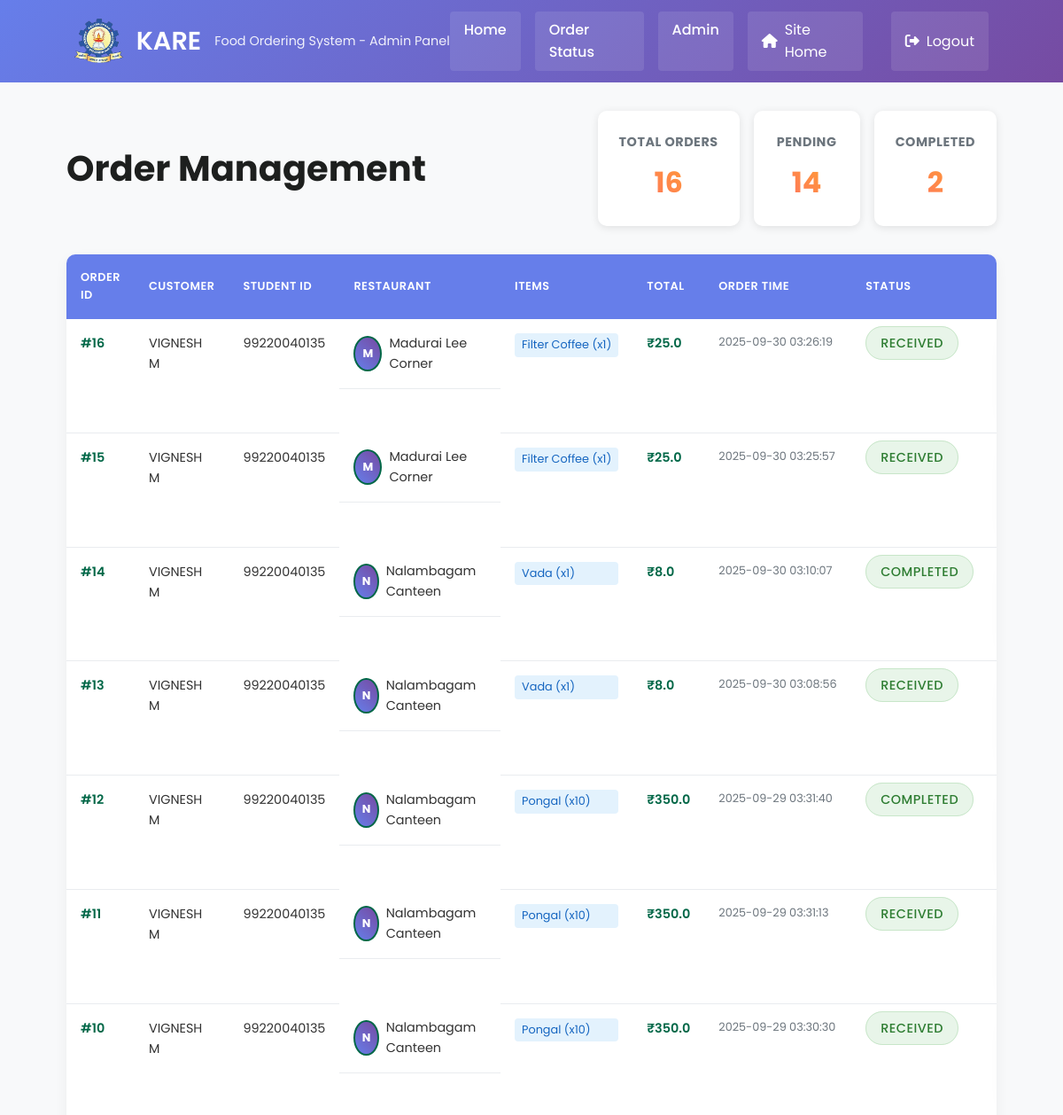
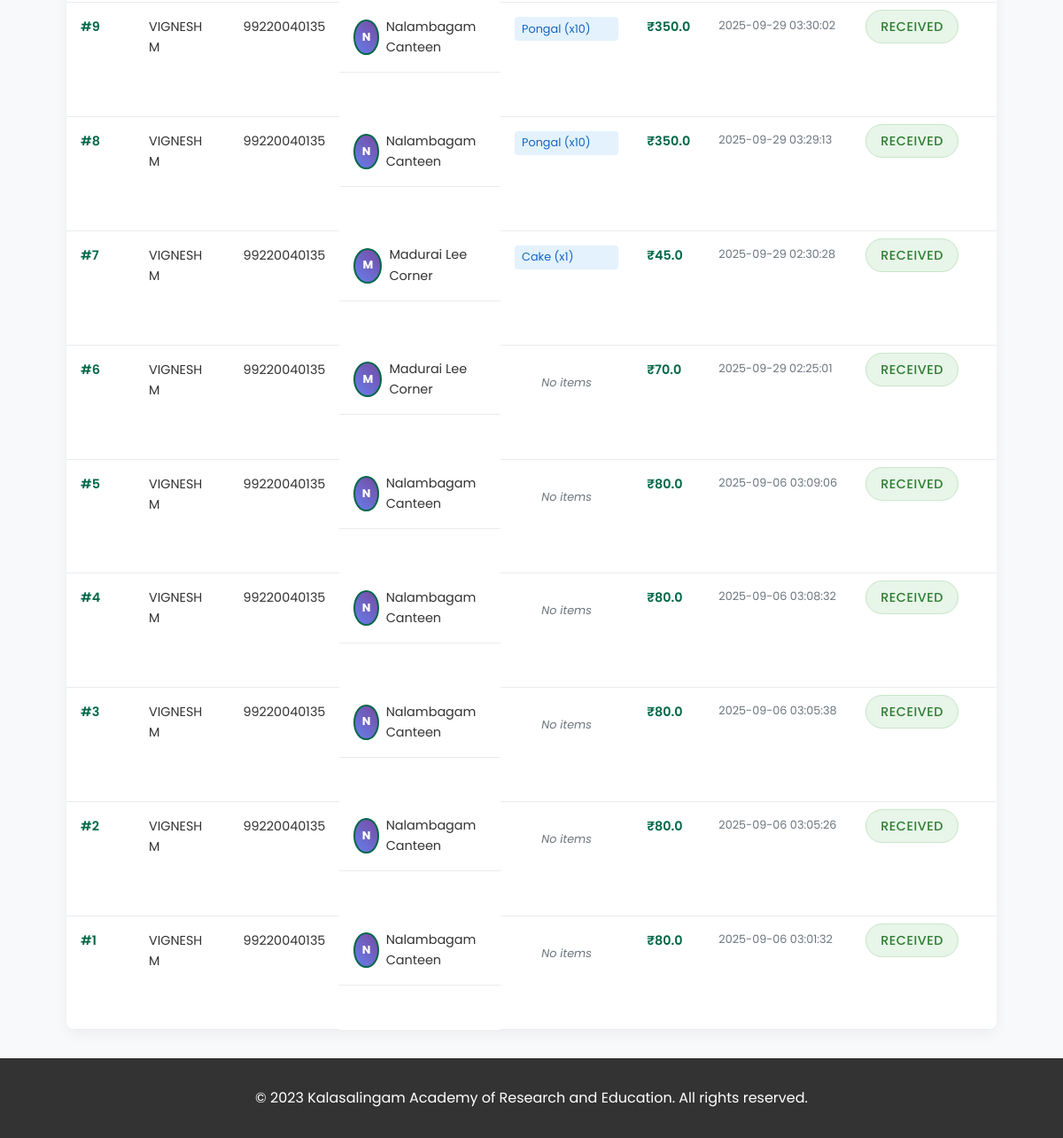
The app's page /admin/dashboard with its own data (2 pictures, top to bottom).
### tables this page shows
CREATE TABLE orders
                 (id INTEGER PRIMARY KEY AUTOINCREMENT,
                  restaurant TEXT NOT NULL,
                  name TEXT NOT NULL,
                  student_id TEXT NOT NULL,
                  phone TEXT NOT NULL,
                  items TEXT NOT NULL,
                  total REAL NOT NULL,
                  status TEXT DEFAULT 'Received',
                  order_time TIMESTAMP DEFAULT CURRENT_TIMESTAMP);

### app.py (the view)
@app.route('/admin/dashboard')
def admin_dashboard_redirect():
    conn = sqlite3.connect('data/food_orders.db')
    c = conn.cursor()
    c.execute('''SELECT * FROM orders ORDER BY order_time DESC''')
    orders = []
    for row in c.fetchall():
        try:
            if row[5]:
                order_items = json.loads(row[5])
            else:
                order_items = {}
        except:
            order_items = {}
        orders.append({
            'id': row[0],
            'restaurant': row[1],
            'name': row[2],
            'student_id': row[3],
            'phone': row[4],
            'order_items': order_items,
            'total': row[6],
            'status': row[7],
            'order_time': row[8]
        })
    conn.close()
    return render_template('admin_dashboard.html', orders=orders)

### templates/admin_dashboard.html (shortened to what this page needs)
<!DOCTYPE html>
<html lang="en">
<head>
    <link rel="stylesheet" href="{{ url_for('static', filename='css/style.css') }}">
    <link rel="stylesheet" href="https://cdnjs.cloudflare.com/ajax/libs/font-awesome/6.4.0/css/all.min.css">
</head>
<body>
    <header>
        <div class="header-container">
            <div class="logo">
                <img src="{{ url_for('static', filename='images/college_logo.png') }}" alt="KARE Logo" class="logo-image">
                <h1>KARE</h1>
                <p>Food Ordering System - Admin Panel</p>
            </div>
            <div class="nav-links">
                <a href="{{ url_for('home') }}" class="nav-link">Home</a>
                <a href="{{ url_for('order_status') }}" class="nav-link">Order Status</a>
                <a href="{{ url_for('admin_login') }}" class="nav-link">Admin</a>
            </div>
            <div class="header-actions">
                <a href="{{ url_for('home') }}" class="back-btn"><i class="fas fa-home"></i> Site Home</a>
                <a href="{{ url_for('admin_login') }}" class="back-btn"><i class="fas fa-sign-out-alt"></i> Logout</a>
            </div>
        </div>
    </header>
    <section class="admin-dashboard">
        <div class="container">
            <div class="dashboard-header">
                <h2>Order Management</h2>
                <div class="stats">
                    <div class="stat-card">
                        <h3>Total Orders</h3>
                        <span class="stat-number">{{ orders|length }}</span>
                    </div>
                    <div class="stat-card">
                        <h3>Pending</h3>
                        <span class="stat-number">
                            {{ orders|selectattr('status', 'equalto', 'Received')|list|length +
                               orders|selectattr('status', 'equalto', 'Preparing')|list|length }}
                        </span>
                    </div>
                    <div class="stat-card">
                        <h3>Completed</h3>
                        <span class="stat-number">
                            {{ orders|selectattr('status', 'equalto', 'Completed')|list|length }}
                        </span>
                    </div>
                </div>
            </div>
            {% if orders %}
            <div class="admin-orders-container">
                <div class="orders-table-container">
                    <table class="orders-table">
                        <thead>
                            <tr>
                                <th>Order ID</th>
                                <th>Customer</th>
                                <th>Student ID</th>
                                <th>Restaurant</th>
                                <th>Items</th>
                                <th>Total</th>
                                <th>Order Time</th>
                                <th>Status</th>
                                <th>Actions</th>
                            </tr>
                        </thead>
                        <tbody>
                            {% for order in orders %}
                            <tr>
                                <td class="order-id-cell">#{{ order.id }}</td>
                                <td>{{ order.name }}</td>
                                <td>{{ order.student_id }}</td>
                                <td class="admin-restaurant-cell">
                                    {% if order.restaurant_logo %}
                                    <img src="{{ url_for('static', filename='images/logos/' + order.restaurant_logo) }}"
                                         alt="{{ order.restaurant }} Logo"
                                         class="admin-order-logo">
                                    {% else %}
                                    <div class="admin-order-logo" style="background: linear-gradient(45deg, #667eea, #764ba2); display: flex; align-items: center; justify-content: center; color: white; font-weight: bold; font-size: 0.8rem;">
                                        {{ order.restaurant[0] }}
                                    </div>
                                    {% endif %}
                                    {{ order.restaurant }}
                                </td>
                                <td class="items-cell">
                                    <div class="order-items-preview">
                                        {% if order.order_items %}
                                            {% for item_name, item_details in order.order_items.items() %}
                                            <span class="item-tag">{{ item_name }} (x{{ item_details.quantity }})</span>
                                            {% endfor %}
                                        {% else %}
                                            <span class="no-items">No items</span>
                                        {% endif %}
                                    </div>
                                </td>
                                <td class="price-cell">₹{{ order.total }}</td>
                                <td class="time-cell">{{ order.order_time }}</td>
                                <td class="status-cell">
                                    <span class="status-badge status-{{ order.status|lower }}">{{ order.status }}</span>
                                </td>
                                <td class="actions-cell">
                                </td>
                            </tr>
                            {% endfor %}
                        </tbody>
                    </table>
                </div>
            </div>
            {% endif %}
        </div>
    </section>
    <footer>
        <div class="container">
            <p>&copy; 2023 Kalasalingam Academy of Research and Education. All rights reserved.</p>
        </div>
    </footer>
</body>
</html>

### static/css/style.css (style rules this page uses)
* { margin: 0; padding: 0; box-sizing: border-box; }
body { font-family: 'Poppins', sans-serif; line-height: 1.6; color: #333; background-color: #f8f9fa; }
.container { width: 90%; max-width: 1200px; margin: 0 auto; padding: 0 15px; }
.header-container { display: flex; justify-content: space-between; align-items: center; padding: 0.8rem 1.5rem; width: 90%; max-width: 1200px; margin: 0 auto; }
header { background: linear-gradient(135deg, #667eea 0%, #764ba2 100%); color: white; box-shadow: 0 2px 10px rgba(0, 0, 0, 0.1); }
.logo { flex-shrink: 0; display: flex; align-items: center; gap: 15px; }
.logo-image { height: 50px; width: auto; border-radius: 4px; }
.logo h1 { font-size: 1.8rem; font-weight: 600; margin: 0; }
.logo p { font-size: 0.9rem; opacity: 0.9; margin: 0; }
.nav-links { display: flex; gap: 1rem; }
.nav-link { color: white; text-decoration: none; padding: 0.5rem 1rem; border-radius: 4px; background-color: rgba(255, 255, 255, 0.1); transition: background-color 0.3s; font-weight: 500; }
.back-btn { color: white; text-decoration: none; display: flex; align-items: center; gap: 0.5rem; padding: 0.5rem 1rem; border-radius: 4px; background-color: rgba(255, 255, 255, 0.1); transition: background-color 0.3s; margin-left: 1rem; }
.header-actions { display: flex; gap: 1rem; }
.stat-number { font-size: 2.5rem; font-weight: 700; display: block; background: linear-gradient(45deg, #ff6b6b, #ffa726); -webkit-background-clip: text; -webkit-text-fill-color: transparent; background-clip: text; }
.status-badge { padding: 0.5rem 1rem; border-radius: 50px; font-size: 0.9rem; font-weight: 500; text-transform: uppercase; letter-spacing: 0.5px; }
.status-received { background-color: #e8f5e9; color: #2e7d32; border: 1px solid #c8e6c9; }
.status-completed { background-color: #e8f5e9; color: #2e7d32; border: 1px solid #c8e6c9; }
.no-items { text-align: center; color: #6c757d; font-style: italic; padding: 1rem; }
.admin-dashboard { padding: 2rem 0; background: #f8f9fa; min-height: 100vh; }
.dashboard-header { display: flex; justify-content: space-between; align-items: center; margin-bottom: 2rem; flex-wrap: wrap; gap: 1rem; }
.dashboard-header h2 { color: #1d1f1e; font-size: 2.5rem; margin: 0; }
.stats { display: flex; gap: 1rem; }
.stat-card { background: white; padding: 1.5rem; border-radius: 10px; box-shadow: 0 2px 10px rgba(0,0,0,0.1); text-align: center; min-width: 120px; }
.stat-card h3 { margin: 0 0 0.5rem 0; color: #6c757d; font-size: 0.9rem; text-transform: uppercase; letter-spacing: 0.5px; }
.stat-number { font-size: 2rem; font-weight: 700; color: #006747; }
.admin-orders-container { background: white; border-radius: 10px; box-shadow: 0 5px 15px rgba(0,0,0,0.05); overflow: hidden; }
.orders-table-container { overflow-x: auto; }
.orders-table { width: 100%; border-collapse: collapse; font-size: 0.9rem; }
.orders-table th { background:#667eea; color: white; padding: 1rem; text-align: left; font-weight: 600; text-transform: uppercase; letter-spacing: 0.5px; font-size: 0.8rem; }
.orders-table td { padding: 1rem; border-bottom: 1px solid #e9ecef; vertical-align: top; }
.order-id-cell { font-weight: 600; color: #006747; }
.items-cell { max-width: 200px; }
.order-items-preview { display: flex; flex-direction: column; gap: 0.3rem; }
.item-tag { background: #e3f2fd; color: #1565c0; padding: 0.2rem 0.5rem; border-radius: 4px; font-size: 0.8rem; white-space: nowrap; overflow: hidden; text-overflow: ellipsis; }
.no-items { color: #6c757d; font-style: italic; font-size: 0.8rem; }
.price-cell { font-weight: 600; color: #006747; }
.time-cell { color: #6c757d; font-size: 0.8rem; white-space: nowrap; }
.status-cell { white-space: nowrap; }
.actions-cell { white-space: nowrap; }
.admin-restaurant-cell { display: flex; align-items: center; }
.admin-order-logo { width: 40px; height: 40px; border-radius: 50%; object-fit: cover; border: 2px solid #006747; margin-right: 0.5rem; }
footer { background: #333; color: white; text-align: center; padding: 2rem 0; margin-top: auto; }

### records on screen
orders: id "16", name "VIGNESH M", student_id "99220040135", restaurant "M", restaurant "Madurai Lee Corner", order_items "Filter Coffee", quantity "1", total "25.0", order_time "2025-09-30 03:26:19", status "RECEIVED"
orders: id "15", name "VIGNESH M", student_id "99220040135", restaurant "M", restaurant "Madurai Lee Corner", order_items "Filter Coffee", quantity "1", total "25.0", order_time "2025-09-30 03:25:57", status "RECEIVED"
orders: id "14", name "VIGNESH M", student_id "99220040135", restaurant "N", restaurant "Nalambagam Canteen", order_items "Vada", quantity "1", total "8.0", order_time "2025-09-30 03:10:07", status "COMPLETED"
orders: id "13", name "VIGNESH M", student_id "99220040135", restaurant "N", restaurant "Nalambagam Canteen", order_items "Vada", quantity "1", total "8.0", order_time "2025-09-30 03:08:56", status "RECEIVED"
orders: id "12", name "VIGNESH M", student_id "99220040135", restaurant "N", restaurant "Nalambagam Canteen", order_items "Pongal", quantity "10", total "350.0", order_time "2025-09-29 03:31:40", status "COMPLETED"
orders: id "11", name "VIGNESH M", student_id "99220040135", restaurant "N", restaurant "Nalambagam Canteen", order_items "Pongal", quantity "10", total "350.0", order_time "2025-09-29 03:31:13", status "RECEIVED"
orders: id "10", name "VIGNESH M", student_id "99220040135", restaurant "N", restaurant "Nalambagam Canteen", order_items "Pongal", quantity "10", total "350.0", order_time "2025-09-29 03:30:30", status "RECEIVED"
orders: id "9", name "VIGNESH M", student_id "99220040135", restaurant "N", restaurant "Nalambagam Canteen", order_items "Pongal", quantity "10", total "350.0", order_time "2025-09-29 03:30:02", status "RECEIVED"
orders: id "8", name "VIGNESH M", student_id "99220040135", restaurant "N", restaurant "Nalambagam Canteen", order_items "Pongal", quantity "10", total "350.0", order_time "2025-09-29 03:29:13", status "RECEIVED"
orders: id "7", name "VIGNESH M", student_id "99220040135", restaurant "M", restaurant "Madurai Lee Corner", order_items "Cake", quantity "1", total "45.0", order_time "2025-09-29 02:30:28", status "RECEIVED"
orders: id "6", name "VIGNESH M", student_id "99220040135", restaurant "M", restaurant "Madurai Lee Corner", shows "No items", total "70.0", order_time "2025-09-29 02:25:01", status "RECEIVED"
orders: id "5", name "VIGNESH M", student_id "99220040135", restaurant "N", restaurant "Nalambagam Canteen", shows "No items", total "80.0", order_time "2025-09-06 03:09:06", status "RECEIVED"
orders: id "4", name "VIGNESH M", student_id "99220040135", restaurant "N", restaurant "Nalambagam Canteen", shows "No items", total "80.0", order_time "2025-09-06 03:08:32", status "RECEIVED"
orders: id "3", name "VIGNESH M", student_id "99220040135", restaurant "N", restaurant "Nalambagam Canteen", shows "No items", total "80.0", order_time "2025-09-06 03:05:38", status "RECEIVED"
orders: id "2", name "VIGNESH M", student_id "99220040135", restaurant "N", restaurant "Nalambagam Canteen", shows "No items", total "80.0", order_time "2025-09-06 03:05:26", status "RECEIVED"
orders: id "1", name "VIGNESH M", student_id "99220040135", restaurant "N", restaurant "Nalambagam Canteen", shows "No items", total "80.0", order_time "2025-09-06 03:01:32", status "RECEIVED"

### other values on screen
{{ orders|length }} "16"
{{ orders|selectattr('status', 'equalto', 'Completed')|list|length }} "2"
